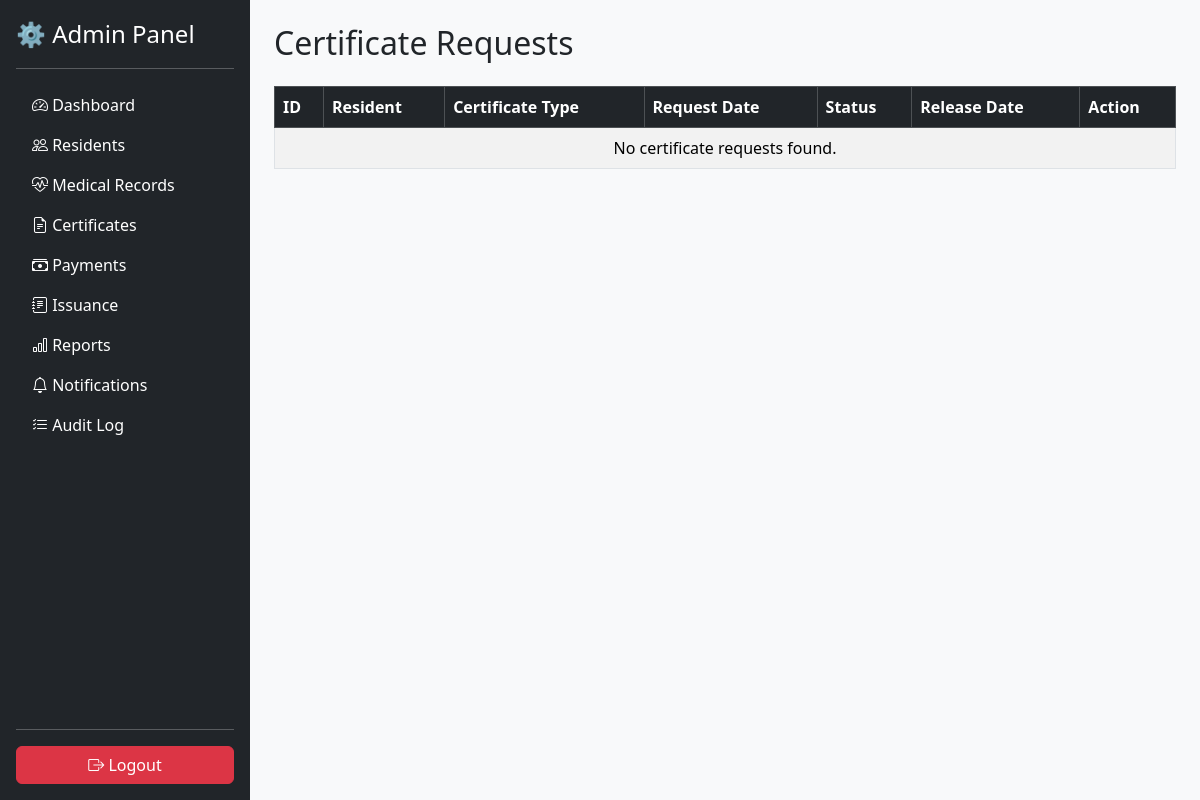
Before: /admin/certificates.php with the older database file.
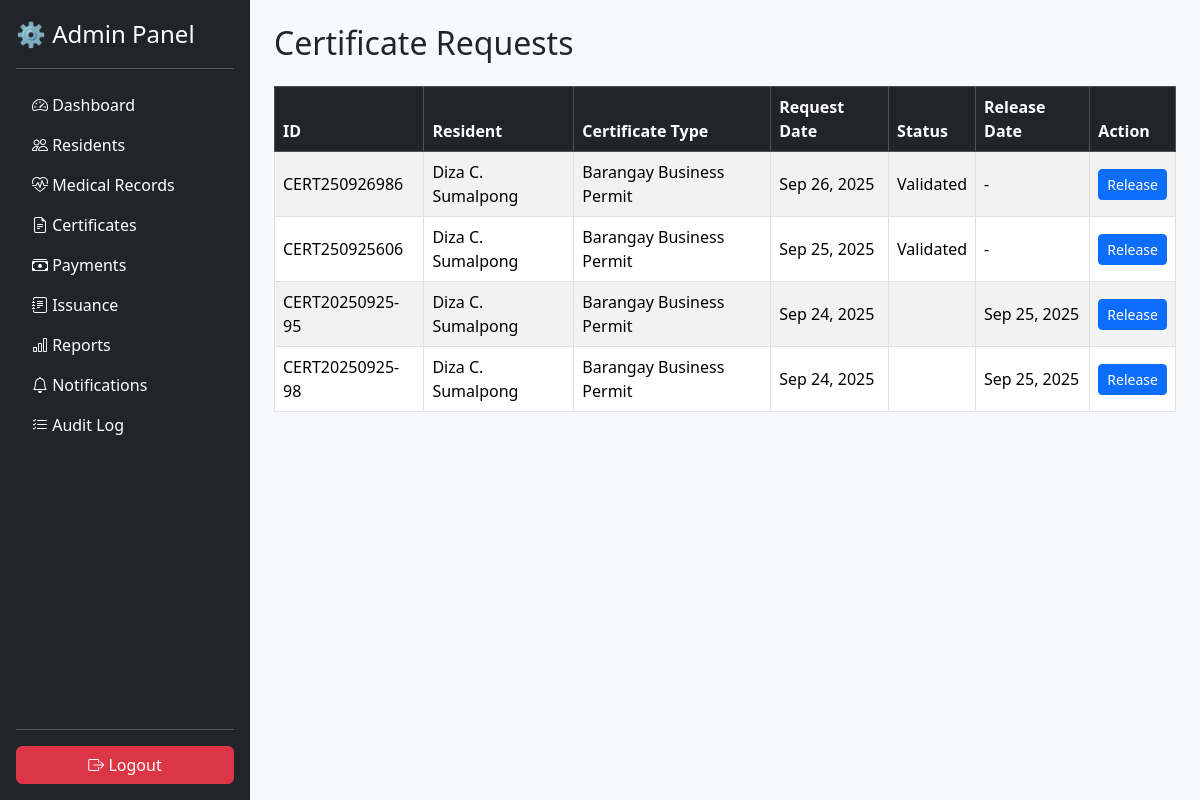
After: the same page with the newer database file.
### tables this page shows
CREATE TABLE `certificate_request` (
  `certificate_id` varchar(15) NOT NULL,
  `barangay_id` varchar(15) DEFAULT NULL,
  `resident_id` varchar(15) DEFAULT NULL,
  `cert_type_id` varchar(15) DEFAULT NULL,
  `request_date` timestamp NULL DEFAULT NULL,
  `purpose` text DEFAULT NULL,
  `status` enum('Validated','Not Yet Validated') DEFAULT 'Not Yet Validated',
  `release_date` timestamp NULL DEFAULT NULL,
  `remarks` text DEFAULT NULL,
  `requirements` text DEFAULT NULL
);

CREATE TABLE `certificate_type` (
  `cert_type_id` varchar(15) NOT NULL,
  `cert_name` varchar(100) DEFAULT NULL,
  `description` text DEFAULT NULL,
  `requirements` text DEFAULT NULL,
  `certificate_template` varchar(255) DEFAULT NULL,
  `fee` decimal(10,2) DEFAULT 0.00
);

### admin/certificates.php (the view, shortened to what this page needs)
<?php include("../config/db.php"); ?>
<?php include("../includes/header.php"); ?>
<?php include("../includes/sidebar_admin.php"); ?>
<div class="container-fluid">
  <div class="row">
    <div class="col p-4" style="margin-left:250px; min-height:100vh;">
      <h2 class="mb-4">Certificate Requests</h2>
      <?php
      $sql = "SELECT cr.certificate_id,
                     CONCAT(
                         r.first_name, ' ',
                         COALESCE(r.mi, ''),
                         IF(r.mi IS NOT NULL AND r.mi != '', '. ', ''),
                         r.last_name,
                         IF(r.suffix IS NOT NULL AND r.suffix != '', CONCAT(' ', r.suffix), '')
                     ) AS resident_name,
                     ct.cert_name AS cert_type,
                     cr.status, cr.request_date, cr.release_date
              FROM certificate_request cr
              LEFT JOIN certificate_type ct
                     ON cr.cert_type_id = ct.cert_type_id
              LEFT JOIN resident r
                     ON cr.resident_id = r.resident_id
              ORDER BY cr.request_date DESC";
      $result = $conn->query($sql);
      echo "<div class='table-responsive'>
              <table class='table table-bordered table-striped align-middle'>
                <thead class='table-dark'>
                  <tr>
                    <th>ID</th>
                    <th>Resident</th>
                    <th>Certificate Type</th>
                    <th>Request Date</th>
                    <th>Status</th>
                    <th>Release Date</th>
                    <th>Action</th>
                  </tr>
                </thead>
                <tbody>";
      if ($result && $result->num_rows > 0) {
        while ($row = $result->fetch_assoc()) {
          echo "<tr>
            <td>{$row['certificate_id']}</td>
            <td>" . htmlspecialchars($row['resident_name']) . "</td>
            <td>{$row['cert_type']}</td>
            <td>" . date("M d, Y", strtotime($row['request_date'])) . "</td>
            <td>{$row['status']}</td>
            <td>".($row['release_date'] ? date("M d, Y", strtotime($row['release_date'])) : "-")."</td>
            <td>
              <a href='certificates.php?release={$row['certificate_id']}'
                 class='btn btn-primary btn-sm'>Release</a>
            </td>
          </tr>";
        }
      } else {
        echo "<tr><td colspan='7' class='text-center'>No certificate requests found.</td></tr>";
      }
      echo "</tbody></table></div>";
      ?>
    </div>
  </div>
</div>
<?php include("../includes/footer.php"); ?>

### includes/header.php (shortened to what this page needs)
<!DOCTYPE html>
<html lang="en">
<head>
  <link href="https://cdn.jsdelivr.net/npm/bootstrap@5.3.2/dist/css/bootstrap.min.css" rel="stylesheet">
</head>
<body>
<div class="container-fluid">
  <div class="row">

### includes/sidebar_admin.php
<div class="d-flex flex-column flex-shrink-0 p-3 text-bg-dark" style="width: 250px; height: 100vh; position: fixed;">
  <a href="dashboard.php" class="d-flex align-items-center mb-3 mb-md-0 me-md-auto text-white text-decoration-none">
    <span class="fs-4">⚙️ Admin Panel</span>
  </a>
  <hr>
  <ul class="nav nav-pills flex-column mb-auto">
    <li class="nav-item">
      <a href="dashboard.php" class="nav-link text-white">
        <i class="bi bi-speedometer2"></i> Dashboard
      </a>
    </li>
    <li>
      <a href="residents.php" class="nav-link text-white">
        <i class="bi bi-people"></i> Residents
      </a>
    </li>
    <li>
      <a href="medical.php" class="nav-link text-white">
        <i class="bi bi-heart-pulse"></i> Medical Records
      </a>
    </li>
    <li>
      <a href="certificates.php" class="nav-link text-white">
        <i class="bi bi-file-earmark-text"></i> Certificates
      </a>
    </li>
    <li>
      <a href="payments.php" class="nav-link text-white">
        <i class="bi bi-cash-stack"></i> Payments
      </a>
    </li>
    <li>
      <a href="issuance.php" class="nav-link text-white">
        <i class="bi bi-journal-text"></i> Issuance
      </a>
    </li>
    <li>
      <a href="reports.php" class="nav-link text-white">
        <i class="bi bi-bar-chart"></i> Reports
      </a>
    </li>
    <li>
      <a href="notifications.php" class="nav-link text-white">
        <i class="bi bi-bell"></i> Notifications
      </a>
    </li>
    <li>
      <a href="audit.php" class="nav-link text-white">
        <i class="bi bi-list-check"></i> Audit Log
      </a>
    </li>
  </ul>
  <hr>
  <div>
    <a href="../auth/logout.php" class="btn btn-danger w-100">
      <i class="bi bi-box-arrow-right"></i> Logout
    </a>
  </div>
</div>
<link rel="stylesheet" href="https://cdn.jsdelivr.net/npm/bootstrap-icons/font/bootstrap-icons.css">

### includes/footer.php (shortened to what this page needs)
  </div>
</div>
</body>
</html>

### includes/header.php (style rules this page uses)
body { background: #f8f9fa; }

Changed rows visible on the page:
added certificate_request: certificate_id "CERT250926986", resident_name "Diza C. Sumalpong", cert_type.cert_name "Barangay Business Permit", request_date "Sep 26, 2025", status "Validated"
added certificate_request: certificate_id "CERT250925606", resident_name "Diza C. Sumalpong", cert_type.cert_name "Barangay Business Permit", request_date "Sep 25, 2025", status "Validated"
added certificate_request: certificate_id "CERT20250925-95", resident_name "Diza C. Sumalpong", cert_type.cert_name "Barangay Business Permit", request_date "Sep 24, 2025", release_date "Sep 25, 2025"
added certificate_request: certificate_id "CERT20250925-98", resident_name "Diza C. Sumalpong", cert_type.cert_name "Barangay Business Permit", request_date "Sep 24, 2025", release_date "Sep 25, 2025"
Other visible differences:
text no longer shown: "No certificate requests found."
